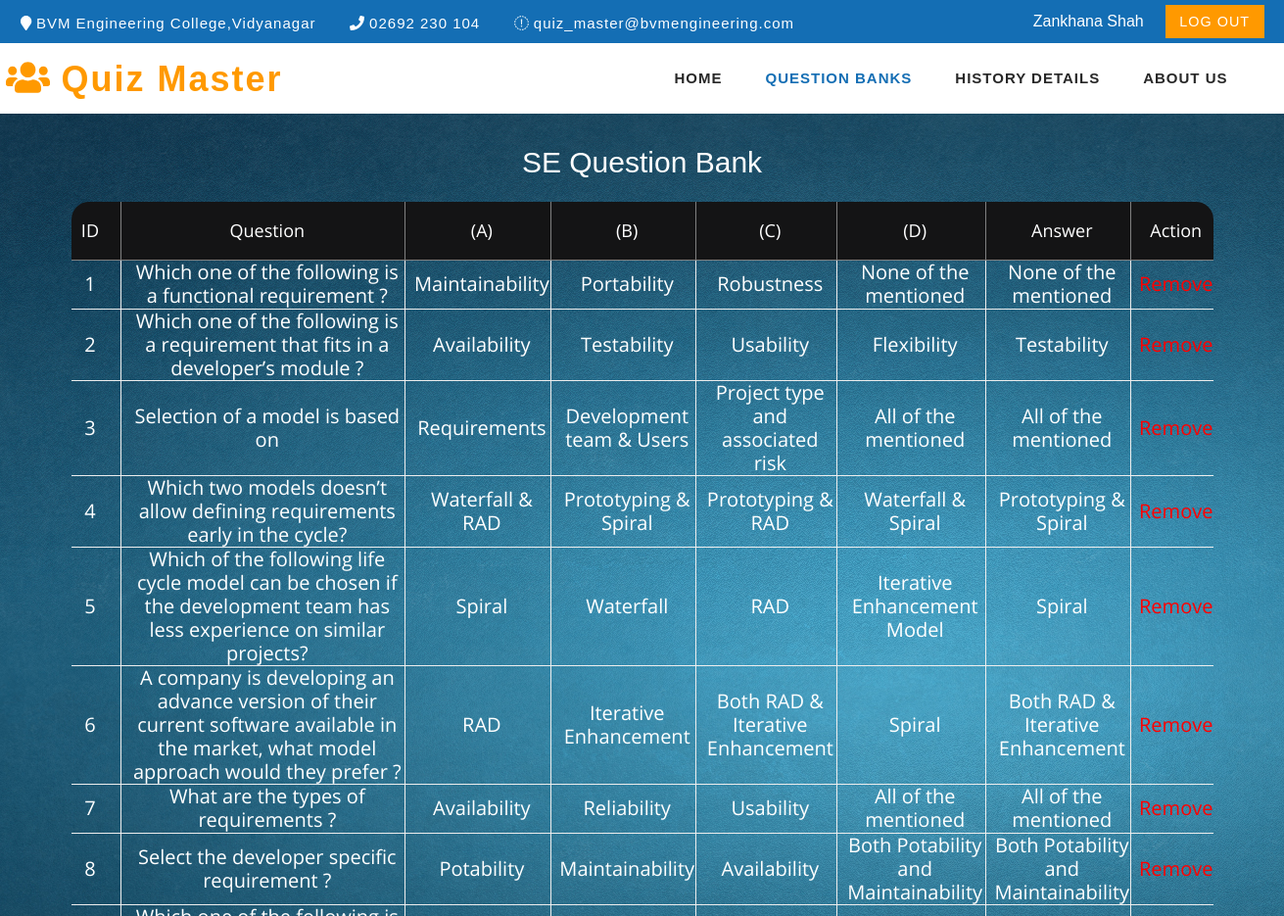
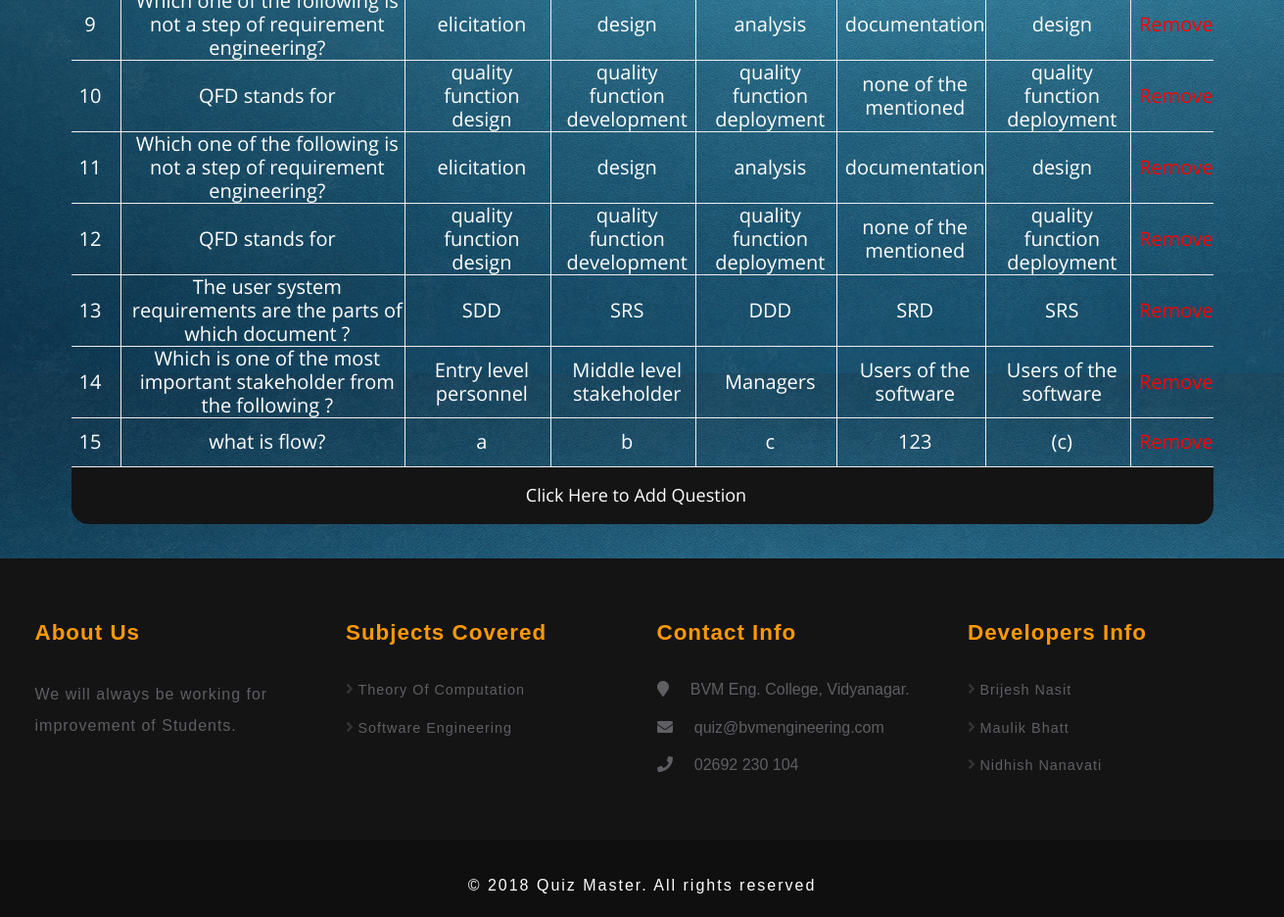
The page /display_se.php (signed in) on the database its author committed (2 pictures, top to bottom).
### tables this page shows
CREATE TABLE IF NOT EXISTS `faculty_info` (
  `id` int(250) NOT NULL AUTO_INCREMENT,
  `faculty_id` varchar(250) NOT NULL,
  `faculty_name` varchar(250) NOT NULL,
  `mobile_no` bigint(10) NOT NULL,
  `email_id` varchar(250) NOT NULL,
  `password` varchar(250) NOT NULL,
  PRIMARY KEY (`id`),
  UNIQUE KEY `faculty_id` (`faculty_id`)
);

CREATE TABLE IF NOT EXISTS `se_qbank` (
  `id` int(250) NOT NULL AUTO_INCREMENT,
  `questions` varchar(500) NOT NULL,
  `opa` varchar(500) NOT NULL,
  `opb` varchar(500) NOT NULL,
  `opc` varchar(500) NOT NULL,
  `opd` varchar(500) NOT NULL,
  `ans` varchar(500) NOT NULL,
  PRIMARY KEY (`id`)
);

### class/dbo.class.php (called while the page is built, shortened)
<?php
	class dbo
	{
		private $host	= "localhost";
		private	$user	= "root";
		private $dbnm	= "quiz_master";
		private $pass	= "admin1234";
		private $link;
		function __construct() {
		 	$this->link = mysqli_connect($this->host, $this->user, $this->pass, $this->dbnm) or die(mysqli_connect_error());
		}
		function get($sql) {
			$res = mysqli_query($this->link, $sql) or die(mysqli_error($this->link));
			$result=array();
			$i=0;
			while ($row=mysqli_fetch_assoc($res)) {
				$result[$i]=$row;
				$i++;
			}
			return $result;
		}
	}
		$db = new dbo();
?>

### display_se.php (the view, shortened to what this page needs)
<?php
require_once("class/dbo.class.php");
  $uid = $_SESSION['f_id'];
  $pass = $_SESSION['f_pass'];
$sql1 = "SELECT * from faculty_info WHERE faculty_id= '$uid' AND password='$pass' ";
$uname="faculty_name";
$res = $db->get($sql1);
?>
<link href="css2/bootstrap.css" rel="stylesheet" type="text/css" media="all" />
  <link href="css2/style.css" rel="stylesheet" type="text/css" media="all" />
  <link href="css2/appointment_style.css" rel="stylesheet" type="text/css" media="all" />
  <link href="css2/font-awesome.css" rel="stylesheet">
<?php
foreach($res as $value){
?>
  <div class="header" id="home">
    <div class="top_menu_w3layouts">
<div class="container">
      <div class="header_left">
        <ul>
          <li><i class="fa fa-map-marker" aria-hidden="true"></i> BVM Engineering College,Vidyanagar</li>
          <li><i class="fa fa-phone" aria-hidden="true"></i> 02692 230 104 </li>
          <li><i class="fa fa-envelope-o" aria-hidden="true"></i> <a href="mailto:info@example.com">quiz_master@bvmengineering.com</a></li>
        </ul>
      </div>
      <div class="header_right">
        <ul class="forms_right">
          <li style="color: white"><?php echo $value[$uname]; ?></li>
          <li>&nbsp;&nbsp;&nbsp;</li>
          <li><a href="login.php"> Log Out</a> </li>
        </ul>
      </div>
      <div class="clearfix"> </div>
      </div>
    </div>
    <div class="content white">
      <nav class="navbar navbar-default" role="navigation">
        <div class="container">
          <div class="navbar-header">
            <a class="navbar-brand" href="">
              <h1><span class="fa fa-users" aria-hidden="true"></span>&nbsp;Quiz Master </h1>
            </a>
          </div>
          <div class="collapse navbar-collapse" id="bs-example-navbar-collapse-1">
            <nav>
              <ul class="nav navbar-nav">
                <li><a href="home_fac.php">Home</a></li>
                <li><a href="qbank_sel.php" class="active">Question Banks</a></li>
                <li><a href="history_details_fac.php">History Details</a></li>
                <li><a href="about_stud.php">About Us</a></li>
              </ul>
            </nav>
          </div>
        </div>
      </nav>
    </div>
  </div>
<?php
}
?>
<html>
	<link rel="stylesheet" type="text/css" href="table_css/fonts_table/font-awesome-4.7.0/css/font-awesome.min.css">
	<link rel="stylesheet" type="text/css" href="table_css/vendor_table_table/animate/animate.css">
	<link rel="stylesheet" type="text/css" href="table_css/vendor_table/select2/select2.min.css">
	<link rel="stylesheet" type="text/css" href="table_css/vendor_table/perfect-scrollbar/perfect-scrollbar.css">
	<link rel="stylesheet" type="text/css" href="table_css/css_table/util.css">
	<link rel="stylesheet" type="text/css" href="table_css/css_table/main.css">
<?php
	require_once("class/dbo.class.php");
	$item = "select * from se_qbank";
	$res = $db->get($item);
?>
	<div class="limiter">
		<div class="container-table100">
			<div class="wrap-table100">
				<div class="table100">
					<center><h2 style="color: white">SE Question Bank</h2></center><br>
					<table border="2">
					<thead>
					<tr class="table100-head">
					<th class="column1">ID</th>
					<th class="column2">Question</th>
					<th class="column3">(A)</th>
					<th class="column4"><center>(B)</center></th>
					<th class="column5"><center>(C)</center></th>
					<th class="column6"><center>(D)</center></th>
					<th class="column7"><center>Answer</center></th>
					<th colspan="2" class="column8"><center>Action</center></th>
					</tr>
					</thead>
<?php
foreach($res as $value){
?>
	<tbody>
	<tr>
	<td class="column1">
	<?php echo $value['id']; ?>
	</td>
	<td class="column2">
	<?php echo $value['questions']; ?>
	</td>
	<td class="column3">
	<?php echo $value['opa']; ?>
	</td>
	<td class="column4">
	<?php echo $value['opb']; ?>
	</td>
	<td class="column5">
	<?php echo $value['opc']; ?>
	</td>
	<td class="column6">
	<?php echo $value['opd']; ?>
	</td>
	<td class="column7">
	<?php echo $value['ans']; ?>
	</td>
	<td class="column8">
	<?php echo "<a href=delete_toc.php?id=".$value['id']." onclick='return myFunction()'>Remove</a>"; ?>
	</td>
	</tr>
<?php
}
 ?>
<thead>
<tr class="table100-head">
	<th colspan="9" rowspan="5" align="center"  class="column1">
	<?php echo "<a href=addque.php style='color:white;'><center>Click Here to Add Question</center></a>"; ?>
	</th>
	</tr>
</thead>
	</tbody>
</table>
</div>
</div>
</div>
</div>
</html>
<?php
include("f1.php");
?>

### css2/style.css (style rules this page uses)
html, body { margin: 0; font-size: 100%; background: #fff; font-family: 'Source Sans Pro', sans-serif; }
body a { text-decoration: none; transition: 0.5s all; -webkit-transition: 0.5s all; -moz-transition: 0.5s all; -o-transition: 0.5s all; -ms-transition: 0.5s all; }
h1, h2, h3, h4, h5, h6 { margin: 0; font-family: 'Source Sans Pro', sans-serif; }
ul { margin: 0; padding: 0; }
.header_left { float: left; margin: .3em 0 0; }
.header_left ul li { display: inline-block; margin-right: 2em; font-size: 15px; color: #fcfeff; letter-spacing: 1px; }
.header_left ul li a { font-size: 15px; color: #fcfeff; text-decoration: none; }
.header_right { float: right; }
ul.forms_right { float: right; margin-top: 3px; }
ul.forms_right { float: right; }
ul.forms_right li a { background: #ff9900; color: #fff; font-size: 0.9em; padding: 0.6em 1em; text-transform: uppercase; letter-spacing: 1px; }
ul.forms_right li { display: inline-block; list-style: none; }
.top_menu_w3layouts { padding: 0.5em 0em; background: #146eb4; }
.content { margin: 0; padding: 0px; }
.navbar-nav { float: right; margin: 0; }
.content.white { background: #fff; }
.navbar { position: relative; min-height: 50px; margin-bottom: 0!important; border: 1px solid transparent; }
.navbar-default { background-color: #fff; border-color: #fff; padding: 10px 0; }
.navbar-brand { float: left; padding: 0!important; font-size: 18px; line-height: 0px!important; height: 0px!important; }
.navbar-default a.navbar-brand h1 { color: #ff9900; font-weight: 700; margin-top: 6px; letter-spacing: 2px; }
.navbar-default .navbar-nav>li>a { color: #282828; letter-spacing: 1px; font-weight: 600; text-transform: uppercase; font-size: 15px; padding: 15px 17px; }
.navbar-nav>li>a.active { color: #146eb4; background: none; }
.navbar-nav>li { float: left; margin: 0 5px; }

### css2/appointment_style.css (style rules this page uses)
body a { color:red; transition: 0.5s all; -webkit-transition: 0.5s all; -moz-transition: 0.5s all; -o-transition: 0.5s all; -ms-transition: 0.5s all; text-decoration: none; }
h1, h2, h3, h4, h5, h6 { margin: 0; padding: 0; font-family: 'Source Sans Pro', sans-serif; }
ul { margin: 0; padding: 0; }
li { list-style-type:none; }

### table_css/css_table/main.css (style rules this page uses)
h2 { font-family: OpenSans-Regular; }
* { margin: 0px; padding: 0px; box-sizing: border-box; }
body, html { height: 100%; font-family: sans-serif; }
a { margin: 0px; transition: all 0.4s; -webkit-transition: all 0.4s; -o-transition: all 0.4s; -moz-transition: all 0.4s; }
h1,h2,h3,h4,h5,h6 { margin: 0px; }
ul, li { margin: 0px; list-style-type: none; }
.limiter { width: 100%; margin: 0 auto; }
.container-table100 { background-image: url("../bg/1.jpg"); display: -webkit-box; display: -webkit-flex; display: -moz-box; display: -ms-flexbox; display: flex; align-items: center; justify-content: center; flex-wrap: wrap; padding: 33px 30px; }
.wrap-table100 { width: 1170px; }
table { border-spacing: 1; border-collapse: collapse; background: white; border-radius: 20px; overflow: hidden; width: 100%; margin: 0 auto; position: relative; }
table * { position: relative; }
table td, table th { padding-left: 8px; }
table thead tr { height: 60px; background: #141415; }
table tbody tr { height: 50px; }
table tbody tr:last-child { border: 0; }
table td { text-align: center; }
table th { text-align: center; }
.table100-head th { font-family: OpenSans-Regular; font-size: 18px; color: #fff; line-height: 1.2; font-weight: unset; }
tbody tr { font-family: OpenSans-Regular; font-size: 20px; color: white; line-height: 1.2; font-weight: unset; }
.column1 { width: 50px; padding-right: 20px; }
.column2 { width: 450px; }
.column3 { width: 150px; }
.column4 { width: 150px; }
.column5 { width: 150px; }
.column6 { width: 150; }
.column7 { width: 150; }
.column8 { width: 80; }

### rows shown on the page
faculty_info: faculty_name "Zankhana Shah"
se_qbank: id "1", questions "Which one of the following is a functional requirement ?", opa "Maintainability", opb "Portability", opc "Robustness", opd "None of the mentioned", ans "None of the mentioned"
se_qbank: id "2", questions "Which one of the following is a requirement that fits in a developer’s module ?", opa "Availability", opb "Testability", opc "Usability", opd "Flexibility", ans "Testability"
se_qbank: id "3", questions "Selection of a model is based on", opa "Requirements", opb "Development team & Users", opc "Project type and associated risk", opd "All of the mentioned", ans "All of the mentioned"
se_qbank: id "4", questions "Which two models doesn’t allow defining requirements early in the cycle?", opa "Waterfall & RAD", opb "Prototyping & Spiral", opc "Prototyping & RAD", opd "Waterfall & Spiral", ans "Prototyping & Spiral"
se_qbank: id "5", questions "Which of the following life cycle model can be chosen if the development team has less experience on similar projects?", opa "Spiral", opb "Waterfall", opc "RAD", opd "Iterative Enhancement Model", ans "Spiral"
se_qbank: id "6", questions "A company is developing an advance version of their current software available in the market, what model approach would they prefer ?", opa "RAD", opb "Iterative Enhancement", opc "Both RAD & Iterative Enhancement", opd "Spiral", ans "Both RAD & Iterative Enhancement"
se_qbank: id "7", questions "What are the types of requirements ?", opa "Availability", opb "Reliability", opc "Usability", opd "All of the mentioned", ans "All of the mentioned"
se_qbank: id "8", questions "Select the developer specific requirement ?", opa "Potability", opb "Maintainability", opc "Availability", opd "Both Potability and Maintainability", ans "Both Potability and Maintainability"
se_qbank: id "9", questions "Which one of the following is not a step of requirement engineering?", opa "elicitation", opb "design", opc "analysis", opd "documentation", ans "design"
se_qbank: id "10", questions "QFD stands for", opa "quality function design", opb "quality function development", opc "quality function deployment", opd "none of the mentioned", ans "quality function deployment"
se_qbank: id "11", questions "Which one of the following is not a step of requirement engineering?", opa "elicitation", opb "design", opc "analysis", opd "documentation", ans "design"
se_qbank: id "12", questions "QFD stands for", opa "quality function design", opb "quality function development", opc "quality function deployment", opd "none of the mentioned", ans "quality function deployment"
se_qbank: id "13", questions "The user system requirements are the parts of which document ?", opa "SDD", opb "SRS", opc "DDD", opd "SRD", ans "SRS"
se_qbank: id "14", questions "Which is one of the most important stakeholder from the following ?", opa "Entry level personnel", opb "Middle level stakeholder", opc "Managers", opd "Users of the software", ans "Users of the software"
se_qbank: id "15", questions "what is flow?", opa "a", opb "b", opc "c", opd "123", ans "(c)"
